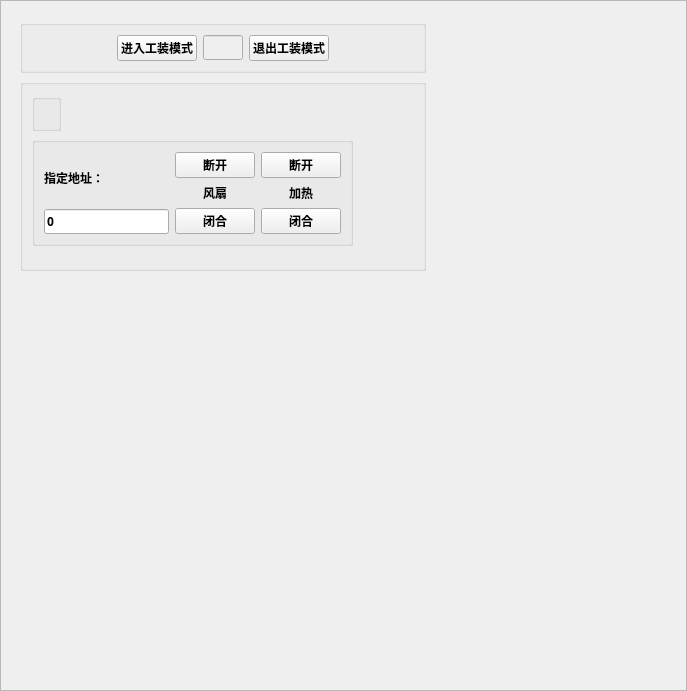
<?xml version="1.0" encoding="UTF-8"?>
<ui version="4.0">
 <class>toolModelTab</class>
 <widget class="QWidget" name="toolModelTab">
  <property name="geometry">
   <rect>
    <x>0</x>
    <y>0</y>
    <width>687</width>
    <height>691</height>
   </rect>
  </property>
  <property name="font">
   <font>
    <family>微软雅黑</family>
    <weight>75</weight>
    <bold>true</bold>
   </font>
  </property>
  <property name="windowTitle">
   <string>Form</string>
  </property>
  <layout class="QVBoxLayout" name="verticalLayout_4">
   <property name="spacing">
    <number>0</number>
   </property>
   <property name="leftMargin">
    <number>0</number>
   </property>
   <property name="topMargin">
    <number>0</number>
   </property>
   <property name="rightMargin">
    <number>0</number>
   </property>
   <property name="bottomMargin">
    <number>0</number>
   </property>
   <item>
    <widget class="QScrollArea" name="scrollArea">
     <property name="widgetResizable">
      <bool>true</bool>
     </property>
     <widget class="QWidget" name="scrollAreaWidgetContents">
      <property name="geometry">
       <rect>
        <x>0</x>
        <y>0</y>
        <width>685</width>
        <height>689</height>
       </rect>
      </property>
      <widget class="QWidget" name="layoutWidget">
       <property name="geometry">
        <rect>
         <x>10</x>
         <y>10</y>
         <width>424</width>
         <height>269</height>
        </rect>
       </property>
       <layout class="QVBoxLayout" name="verticalLayout" stretch="1,5">
        <property name="leftMargin">
         <number>9</number>
        </property>
        <property name="topMargin">
         <number>9</number>
        </property>
        <property name="rightMargin">
         <number>9</number>
        </property>
        <property name="bottomMargin">
         <number>9</number>
        </property>
        <item>
         <widget class="QGroupBox" name="groupBox">
          <property name="title">
           <string/>
          </property>
          <layout class="QHBoxLayout" name="horizontalLayout" stretch="4,2,2,2,4">
           <item>
            <widget class="QLabel" name="label">
             <property name="text">
              <string/>
             </property>
            </widget>
           </item>
           <item>
            <widget class="QPushButton" name="pushButton_InTool">
             <property name="text">
              <string>进入工装模式</string>
             </property>
            </widget>
           </item>
           <item>
            <widget class="QLineEdit" name="lineEdit_18">
             <property name="enabled">
              <bool>false</bool>
             </property>
            </widget>
           </item>
           <item>
            <widget class="QPushButton" name="pushButton_OutTool">
             <property name="text">
              <string>退出工装模式</string>
             </property>
            </widget>
           </item>
           <item>
            <widget class="QLabel" name="label_2">
             <property name="text">
              <string/>
             </property>
            </widget>
           </item>
          </layout>
         </widget>
        </item>
        <item>
         <widget class="QGroupBox" name="groupBox_17">
          <property name="title">
           <string/>
          </property>
          <layout class="QVBoxLayout" name="verticalLayout_6">
           <item>
            <layout class="QHBoxLayout" name="horizontalLayout_2">
             <item>
              <widget class="QGroupBox" name="groupBox_2">
               <property name="title">
                <string/>
               </property>
              </widget>
             </item>
             <item>
              <spacer name="horizontalSpacer">
               <property name="orientation">
                <enum>Qt::Horizontal</enum>
               </property>
               <property name="sizeHint" stdset="0">
                <size>
                 <width>40</width>
                 <height>20</height>
                </size>
               </property>
              </spacer>
             </item>
            </layout>
           </item>
           <item>
            <layout class="QHBoxLayout" name="horizontalLayout_4">
             <item>
              <widget class="QGroupBox" name="groupBox_3">
               <property name="title">
                <string/>
               </property>
               <layout class="QHBoxLayout" name="horizontalLayout_3">
                <item>
                 <layout class="QVBoxLayout" name="verticalLayout_5">
                  <item>
                   <widget class="QLabel" name="label_3">
                    <property name="text">
                     <string>指定地址：</string>
                    </property>
                   </widget>
                  </item>
                  <item>
                   <widget class="QLineEdit" name="lineEdit_addr">
                    <property name="maximumSize">
                     <size>
                      <width>200</width>
                      <height>16777215</height>
                     </size>
                    </property>
                    <property name="text">
                     <string>0</string>
                    </property>
                   </widget>
                  </item>
                 </layout>
                </item>
                <item>
                 <layout class="QVBoxLayout" name="verticalLayout_2">
                  <item>
                   <widget class="QPushButton" name="pushButton_FAN_off">
                    <property name="text">
                     <string>断开</string>
                    </property>
                   </widget>
                  </item>
                  <item>
                   <widget class="QLabel" name="label_4">
                    <property name="text">
                     <string>风扇</string>
                    </property>
                    <property name="alignment">
                     <set>Qt::AlignCenter</set>
                    </property>
                   </widget>
                  </item>
                  <item>
                   <widget class="QPushButton" name="pushButton_FAN_on">
                    <property name="text">
                     <string>闭合</string>
                    </property>
                   </widget>
                  </item>
                 </layout>
                </item>
                <item>
                 <layout class="QVBoxLayout" name="verticalLayout_3">
                  <item>
                   <widget class="QPushButton" name="pushButton_HOT_off">
                    <property name="text">
                     <string>断开</string>
                    </property>
                   </widget>
                  </item>
                  <item>
                   <widget class="QLabel" name="label_5">
                    <property name="text">
                     <string>加热</string>
                    </property>
                    <property name="alignment">
                     <set>Qt::AlignCenter</set>
                    </property>
                   </widget>
                  </item>
                  <item>
                   <widget class="QPushButton" name="pushButton_HOT_on">
                    <property name="text">
                     <string>闭合</string>
                    </property>
                   </widget>
                  </item>
                 </layout>
                </item>
               </layout>
              </widget>
             </item>
             <item>
              <spacer name="horizontalSpacer_2">
               <property name="orientation">
                <enum>Qt::Horizontal</enum>
               </property>
               <property name="sizeHint" stdset="0">
                <size>
                 <width>40</width>
                 <height>20</height>
                </size>
               </property>
              </spacer>
             </item>
            </layout>
           </item>
           <item>
            <spacer name="verticalSpacer">
             <property name="orientation">
              <enum>Qt::Vertical</enum>
             </property>
             <property name="sizeHint" stdset="0">
              <size>
               <width>20</width>
               <height>40</height>
              </size>
             </property>
            </spacer>
           </item>
          </layout>
         </widget>
        </item>
       </layout>
      </widget>
     </widget>
    </widget>
   </item>
  </layout>
 </widget>
 <resources/>
 <connections/>
</ui>
